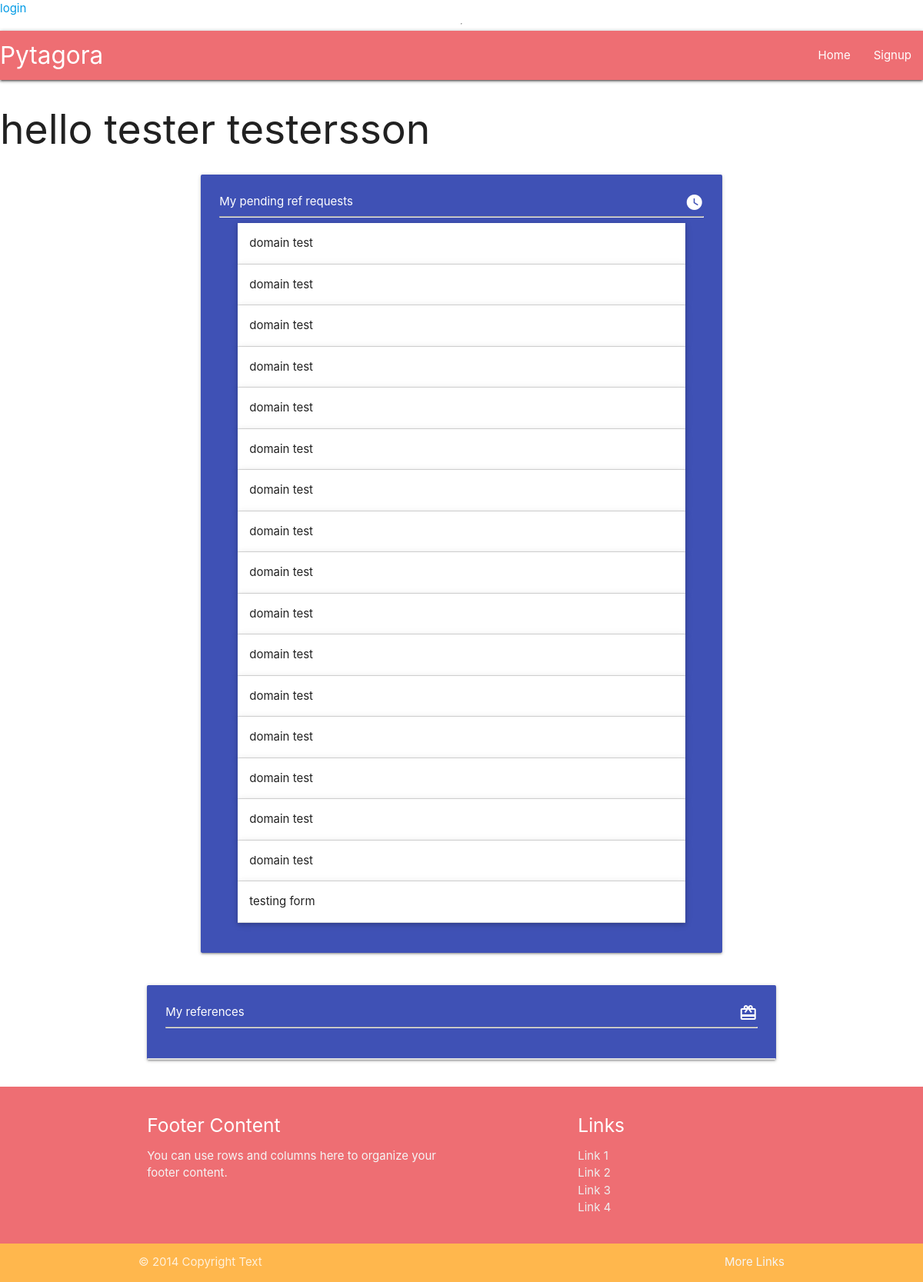
The app's page /profile/2/ with its own data.
### userprofile/models.py (models this page shows, shortened)
class Profile(models.Model):
    user = models.OneToOneField(User, verbose_name=_("User"), on_delete=models.CASCADE)
    first_name = models.CharField(_("first name"), max_length=50, null=False, blank=False)
    last_name = models.CharField(_("last name"), max_length=50, null=False, blank=False)
    def __str__(self):
        return f"{self.first_name} {self.last_name}"

class RefRequest(models.Model):
    profile = models.ForeignKey(Profile, verbose_name=_("profile"), on_delete=models.CASCADE)
    company_name = models.CharField(_("company name"), max_length=100, null=True, blank=True)
    company_slug = models.SlugField(_("company_slug"), null=True, blank=True, unique=False, max_length=150)
    date_from = models.DateField( verbose_name=_("date from"))
    date_to = models.DateField(verbose_name=_("date to"))
    to_email = models.EmailField(_("to email"), max_length=254, null=True, blank=True)
    UNINITIATED = "UNIN"
    PENDING = "PEND"
    COMPLETE = "COMP"
    STATUS_CHOICES = [
        (UNINITIATED, "Uninitiated"),
        (PENDING, "Pending"),
        (COMPLETE, "Complete"),
    ]
    status = models.CharField(_("status"), max_length=4, choices=STATUS_CHOICES, default=UNINITIATED,)
    time_sent = models.DateTimeField(_("time_sent"), auto_now_add=True, null=True)
    class Meta:
        verbose_name = "Reference request"
        verbose_name_plural = "Reference requests"

### userprofile/views.py (the view)
# urls.py: path("profile/<int:pk>/", ProfileView.as_view(), name ="profile"),
class ProfileView(ListView):
    model = RefRequest
    def get(self, request, *args, **kwargs):
        profile = Profile.objects.get(id=kwargs["pk"])
        requests = profile.refrequest_set.all()
        return render(
            self.request,
            "userprofile/profile.html",
            {
                "profile": profile,
                "requests": requests,
            })

### userprofile/templates/userprofile/profile.html (shortened to what this page needs)
{% extends "base.html" %}
{% block content %}
    <h2>hello {{ profile }}</h2>
    <div class="container">
        {% include "./components/profile_pending_requests.html" %}
        <div class="row">
            <div class="col s12">
                <div class="card indigo">
                    <div class="card-content">
                        <span class="white-text">My references <i class="material-icons right">redeem</i></span>
                        <hr/>
                    </div>
                    <div class=" collection">
                    </div>
                </div>
            </div>
        </div>
    </div>
{% endblock content %}

### userprofile/templates/userprofile/components/profile_pending_requests.html (shortened to what this page needs)
<div class="row">
    <div class="col s12 l10 offset-l1">
        <div class="card-panel indigo">
            <span class="white-text ">My pending ref requests <i class="material-icons right" >watch_later</i> </span>
            <hr/>
            <ul class="collapsible popout">
            {% for request in requests %}
                {% if request.status == "PEND" %}
                <li>
                    <div class="collapsible-header"> <span class="truncate">{{ request.company_name }}</span></div>
                  </li>
                  {% endif %}
            {% endfor %}
             </ul>
        </div>
    </div>
</div>

### staticfiles/base/css/style.css (style rules this page uses)
body { display: flex; min-height: 100vh; flex-direction: column; }
.collection { overflow: visible; }

### records on screen
Profile: first_name+last_name "tester testersson"
RefRequest: company_name "domain test"
RefRequest: company_name "domain test"
RefRequest: company_name "domain test"
RefRequest: company_name "domain test"
RefRequest: company_name "domain test"
RefRequest: company_name "domain test"
RefRequest: company_name "domain test"
RefRequest: company_name "domain test"
RefRequest: company_name "domain test"
RefRequest: company_name "domain test"
RefRequest: company_name "domain test"
RefRequest: company_name "domain test"
RefRequest: company_name "domain test"
RefRequest: company_name "domain test"
RefRequest: company_name "domain test"
RefRequest: company_name "domain test"
RefRequest: company_name "testing form"
